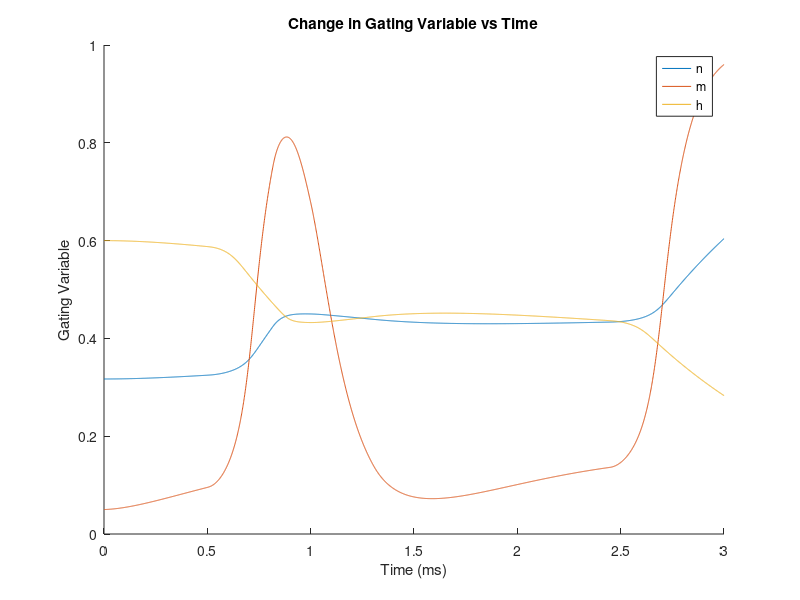
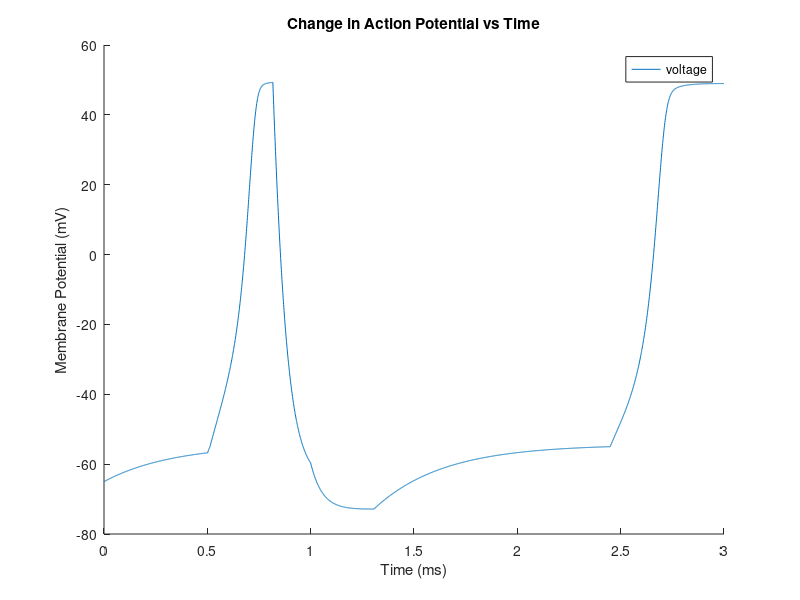

MATLAB code to generate these figures, in order:
% hw3_ex1_whsolo_sorhom.m
% Will Solow and Skye Rhomberg
% CS346 - Spring 2020
% HW3 - HH simulations

% This code simulates the HH Model without the ATPase pump, graphing V, m,
% n, and h with respect to time

% TO RUN: Press F5

% simulation length and change in time
sim_length = 3;
dt = .001;
num_iterations = sim_length/dt;

% Initializing constants
I_max = 15;
I = 0;
C_M = .1;

% initial voltage and gating probabilities
V_init = -65;
n_init = .317;
m_init = .05;
h_init = .6;

% Gating constants. Controls when the gates open and close based on the
% voltage
Na_open = -55;
Na_close = 49.3;
K_open = 49.3;

% default is that both channels start as closed - 0 is closed, 1 is open
% used to keep track if the voltage gated channels are open to control
% current
Na_O = 0;
K_O = 0;

% displacements from equilibrium potential K: potassium, Na: sodium, L: leakage
% used in calculating the currents of K, Na, and L
V_K = -77;
V_Na = 50;
V_L = -54.4;

% conductance constants K: potassium, Na: sodium, L: leakage
% used in caculating the currents of K, Na, and L
g_K  = 36;
g_Na = 120;
g_L  = .3;

% assign initial values to voltage and gate constants
t(1) = 0;
V(1) = V_init;
n(1) = n_init;
m(1) = m_init;
h(1) = h_init;

% calculating opening and closing rate constants
% used in calculating the probablities of a gate being open for 
% n, m, and h, the gates of K, Na, and L
a_n = @(V) .01  * (V+55) / (1 - exp(-(V+55) / 10));
a_m = @(V) .1   * (V+40) / (1 - exp(-(V+40) / 10));
a_h = @(V) .07  *               exp(-(V+65) / 20) ;
b_n = @(V) .125 *               exp(-(V+65) / 80) ;
b_m = @(V) 4    *               exp(-(V+65) / 18) ;
b_h = @(V) 1             / (1 + exp(-(V+35) / 10));

% calculating rate of change of n, m, and h (gating variables)
dNdt = @(V, n, m, h) a_n(V) * (1-n) - b_n(V) * n;
dMdt = @(V, n, m, h) a_m(V) * (1-m) - b_m(V) * m;
dHdt = @(V, n, m, h) a_h(V) * (1-h) - b_h(V) * h;

% calculating currents of K, NA, and L
% used in the model to compute change in voltage
% K channel only on when voltage is greater
% logical operator implements gating, returns 1 if gate is open, 0 if
% closed. Leakage has no gating as it is always open
I_K  = @(V, n) g_K  * n^4 *(V-V_K);
I_Na = @(V, m, h) g_Na  * m^3 * h * (V-V_Na);
I_L  = @(V) g_L * (V-V_L);

% calculating rate of change of voltage based on currents
dVdt = @(V, n, m, h, I, Na_O, K_O) (I - K_O*I_K(V,n) - Na_O*I_Na(V,m,h) - ...
    I_L(V)) / C_M;

% when to start and end the current
curr_start = .5;
curr_length = .5;
curr_end = curr_start + curr_length;

% simulation loop
for i=1:num_iterations
    % update time
    t(i+1)= i * dt;
    
    % compute RK4 estimations
    % del 1 estimates
    dV1 = dVdt(V(i)      , n(i)      , m(i)      , h(i)      , I, Na_O, K_O)*dt;
    dN1 = dNdt(V(i)      , n(i)      , m(i)      , h(i)      )*dt;
    dM1 = dMdt(V(i)      , n(i)      , m(i)      , h(i)      )*dt;
    dH1 = dHdt(V(i)      , n(i)      , m(i)      , h(i)      )*dt;
    
    % del 2 estimates
    dV2 = dVdt(V(i)+dV1/2, n(i)+dN1/2, m(i)+dM1/2, h(i)+dH1/2, I, Na_O, K_O)*dt;
    dN2 = dNdt(V(i)+dV1/2, n(i)+dN1/2, m(i)+dM1/2, h(i)+dH1/2)*dt;
    dM2 = dMdt(V(i)+dV1/2, n(i)+dN1/2, m(i)+dM1/2, h(i)+dH1/2)*dt;
    dH2 = dHdt(V(i)+dV1/2, n(i)+dN1/2, m(i)+dM1/2, h(i)+dH1/2)*dt;
    
    %del 3 estimates
    dV3 = dVdt(V(i)+dV2/2, n(i)+dN2/2, m(i)+dM2/2, h(i)+dH2/2, I, Na_O, K_O)*dt;
    dN3 = dNdt(V(i)+dV2/2, n(i)+dN2/2, m(i)+dM2/2, h(i)+dH2/2)*dt;
    dM3 = dMdt(V(i)+dV2/2, n(i)+dN2/2, m(i)+dM2/2, h(i)+dH2/2)*dt;
    dH3 = dHdt(V(i)+dV2/2, n(i)+dN2/2, m(i)+dM2/2, h(i)+dH2/2)*dt;
    
    % del 4 estimates
    dV4 = dVdt(V(i)+dV3  , n(i)+dN3  , m(i)+dM3  , h(i)+dH3  , I, Na_O, K_O)*dt;
    dN4 = dNdt(V(i)+dV3  , n(i)+dN3  , m(i)+dM3  , h(i)+dH3  )*dt;
    dM4 = dMdt(V(i)+dV3  , n(i)+dN3  , m(i)+dM3  , h(i)+dH3  )*dt;
    dH4 = dHdt(V(i)+dV3  , n(i)+dN3  , m(i)+dM3  , h(i)+dH3  )*dt;
    
    % start/end current pulse
    I = (i*dt > curr_start & i*dt < curr_end) * I_max;
    
    % compute value at next time step
    V(i+1) = V(i) + (dV1 + 2*dV2 + 2*dV3 + dV4)/6;
    n(i+1) = n(i) + (dN1 + 2*dN2 + 2*dN3 + dN4)/6;
    m(i+1) = m(i) + (dM1 + 2*dM2 + 2*dM3 + dM4)/6;
    h(i+1) = h(i) + (dH1 + 2*dH2 + 2*dH3 + dH4)/6;
    
    % check to see if Na and K gates are open/closed
    % Voltage is above base threshold and below max, Ka channel not open
    Na_O = (V(i+1) > Na_open & V(i+1) < Na_close) & ~(K_O);
    % Voltage is above threshold or voltage is decreasing
    K_O = ((V(i+1) > K_open) | (V(i+1)-V(i) < 0));
end

figure;
hold on;
title("Change in Gating Variable vs Time");
xlabel("Time (ms)");
ylabel("Gating Variable");
plot(t,n);
plot(t,m);
plot(t,h);
legend('n', 'm', 'h');

figure;
hold on;
title("Change in Action Potential vs Time");
xlabel("Time (ms)");
ylabel("Membrane Potential (mV)");
plot(t,V);
legend('voltage');